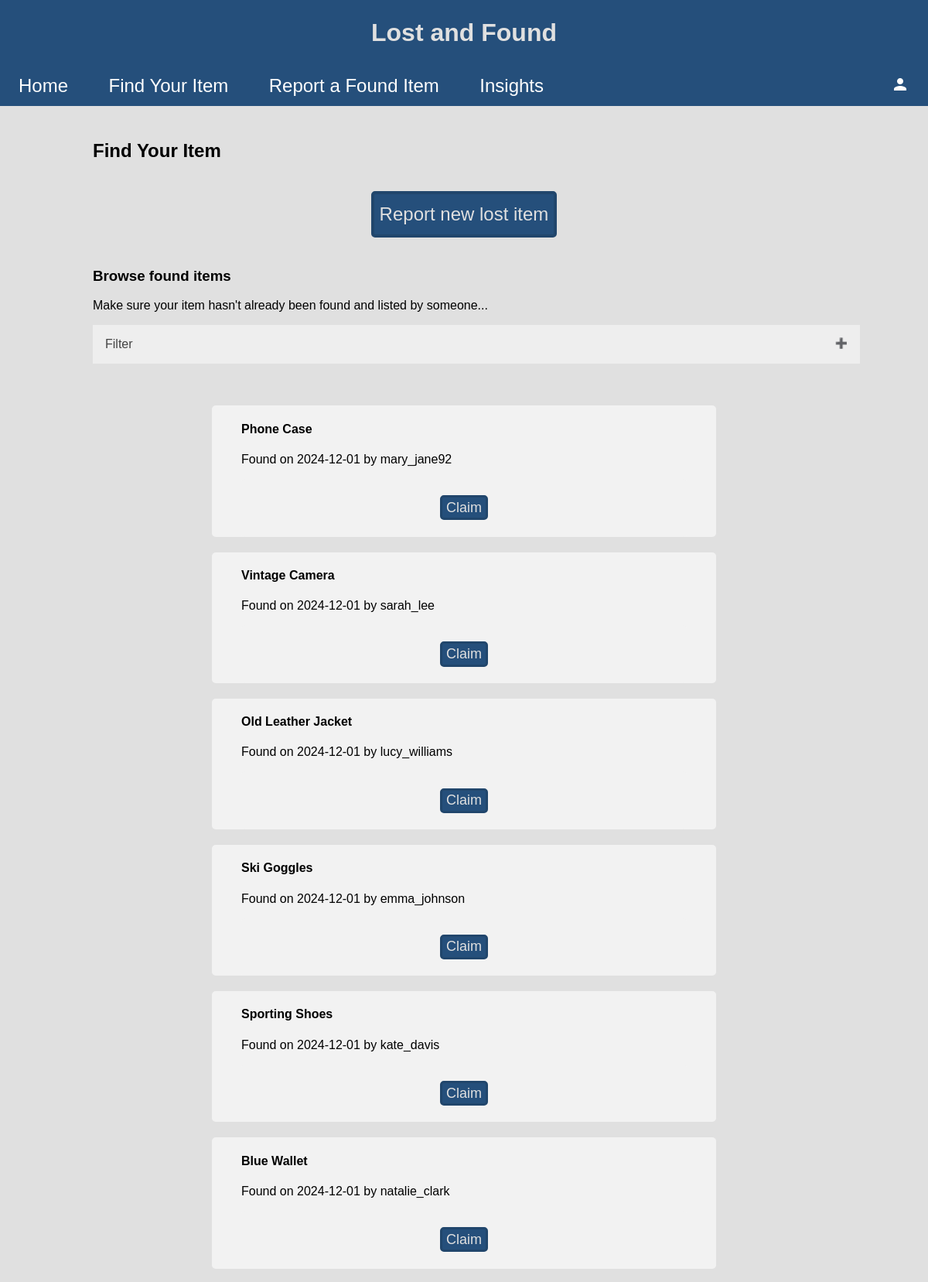
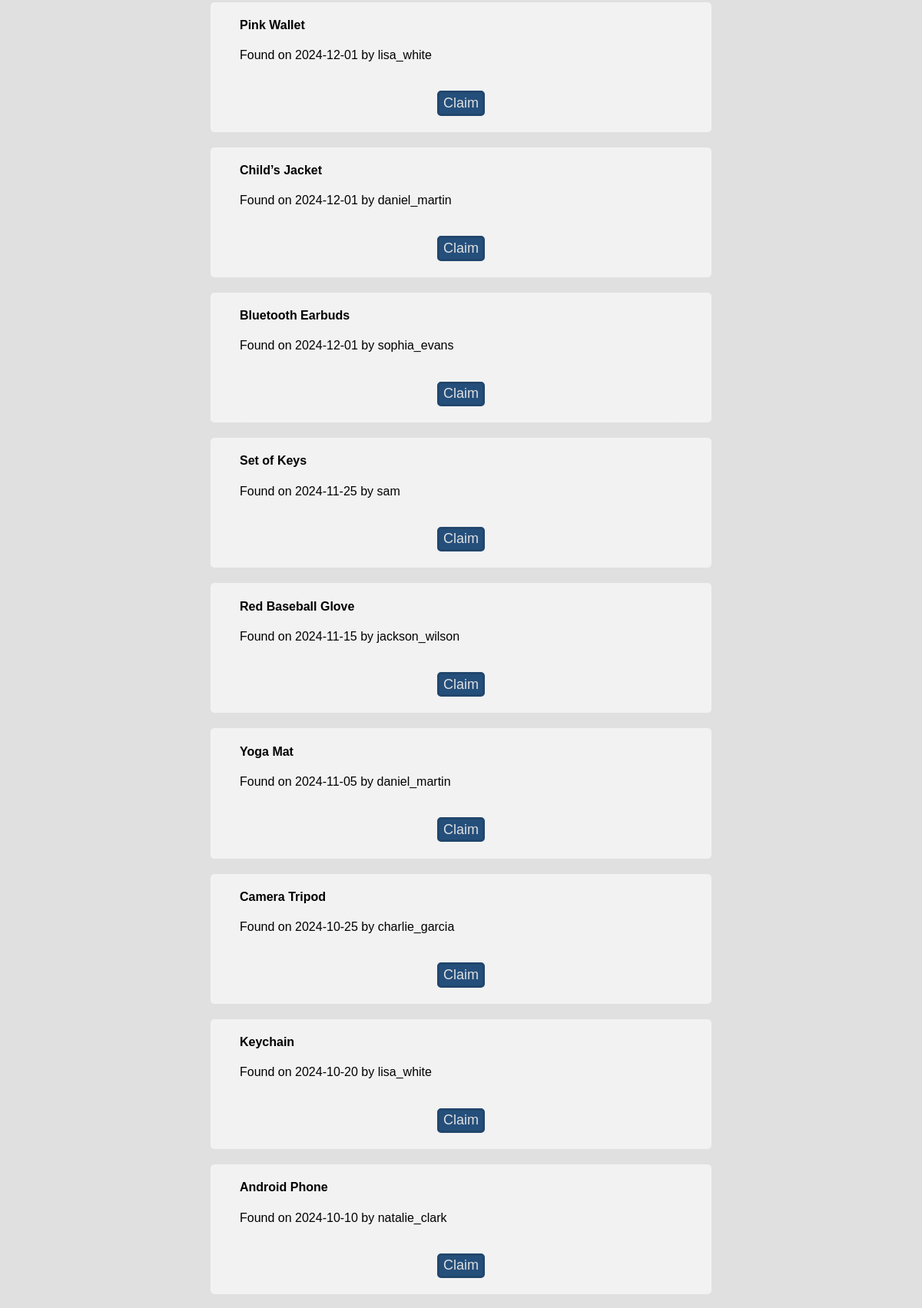
Page /find_item (upper part) on the committed database (2 pictures, top to bottom).
### tables this page shows
CREATE TABLE "items" (
	"item_id"	INTEGER NOT NULL,
	"description"	TEXT,
	"category"	TEXT,
	"date_logged"	TEXT,
	"lost_found"	TEXT,
	"reporter_id"	INTEGER,
	PRIMARY KEY("item_id" AUTOINCREMENT),
	FOREIGN KEY("category") REFERENCES "categories"("category"),
	FOREIGN KEY("reporter_id") REFERENCES "users"("user_id")
);

CREATE TABLE "users" (
	"user_id"	INTEGER NOT NULL,
	"username"	TEXT,
	"password"	TEXT,
	"phone"	TEXT,
	"address"	TEXT,
	"logged_in"	INTEGER NOT NULL,
	PRIMARY KEY("user_id" AUTOINCREMENT)
);

### app.py (the view, shortened to what this page needs)
@app.route("/find_item", methods=["GET", "POST"])
def find_item():
    database = sql.connect("database.db", isolation_level=None)
    database.row_factory = sql.Row
    cur = database.cursor()
    entires = cur.execute("SELECT category FROM categories ORDER BY category").fetchall()
    categories = [c['category'] for c in entires]
    filter_string = "WHERE lost_found = 'Found'"
    info = cur.execute(f"SELECT * FROM items INNER JOIN users ON users.user_id = items.reporter_id {filter_string} ORDER BY date_logged DESC").fetchall()
    database.close()
    return render_template("find_item.html", categories=categories, info=info)

### templates/find_item.html
{% extends 'base.html' %}
{% block content %}
<h2>Find Your Item</h2>
<button class="mediumButton" type="button" onclick="window.location.href='report_new_lost'">Report new lost item</button>
<h3>Browse found items</h3>
<p>Make sure your item hasn't already been found and listed by someone...</p>
{% set action='find_item' %}
{% include 'browse.html' %}
{% endblock %}

### templates/show_item_browse.html (shortened to what this page needs)
<div class="itemDisplay">
    <h4>{{ item['description'] }}</h4>
    <p>{{ item['lost_found'] }} on {{ item['date_logged'] }} by {{ item['username'] }}</p>
    <form method="POST" action="claim">
        <button class="smallButton" type="submit">Claim</button>
    </form>
</div>

### static/style.css (style rules this page uses)
:root { --color0: #f2f2f2; --color1: rgb(224, 224, 224); --color2: rgb(37, 79, 123); --color3: rgb(33, 70, 108); }
body { font-family: Arial, sans-serif; margin: auto; background-color: var(--color1); }
button, input[type="submit"] { display: block; margin: auto; margin-block: 4%; border: 4px solid var(--color3); border-radius: 5px; background-color: var(--color2); color: var(--color1); }
.mediumButton { font-size: 24px; width: 25%; height: 2.5em; }
.smallButton { font-size: 18px; padding: .5% 1%; border: 3px solid var(--color3); }
form, .itemDisplay { max-width: 60%; margin: 0 auto; padding: 0% 4%; background-color: var(--color0); border-radius: 5px; overflow: hidden; }
.itemDisplay form { max-width: 100%; }
.itemDisplay { margin: 20px auto; }

### rows in the picture
items: description "Phone Case", lost_found "Found", date_logged "2024-12-01", username "mary_jane92"
items: description "Vintage Camera", lost_found "Found", date_logged "2024-12-01", username "sarah_lee"
items: description "Old Leather Jacket", lost_found "Found", date_logged "2024-12-01", username "lucy_williams"
items: description "Ski Goggles", lost_found "Found", date_logged "2024-12-01", username "emma_johnson"
items: description "Sporting Shoes", lost_found "Found", date_logged "2024-12-01", username "kate_davis"
items: description "Blue Wallet", lost_found "Found", date_logged "2024-12-01", username "natalie_clark"
items: description "Pink Wallet", lost_found "Found", date_logged "2024-12-01", username "lisa_white"
items: description "Child’s Jacket", lost_found "Found", date_logged "2024-12-01", username "daniel_martin"
items: description "Bluetooth Earbuds", lost_found "Found", date_logged "2024-12-01", username "sophia_evans"
items: description "Set of Keys", lost_found "Found", date_logged "2024-11-25", username "sam"
items: description "Red Baseball Glove", lost_found "Found", date_logged "2024-11-15", username "jackson_wilson"
items: description "Yoga Mat", lost_found "Found", date_logged "2024-11-05", username "daniel_martin"
items: description "Camera Tripod", lost_found "Found", date_logged "2024-10-25", username "charlie_garcia"
items: description "Keychain", lost_found "Found", date_logged "2024-10-20", username "lisa_white"
items: description "Android Phone", lost_found "Found", date_logged "2024-10-10", username "natalie_clark"
